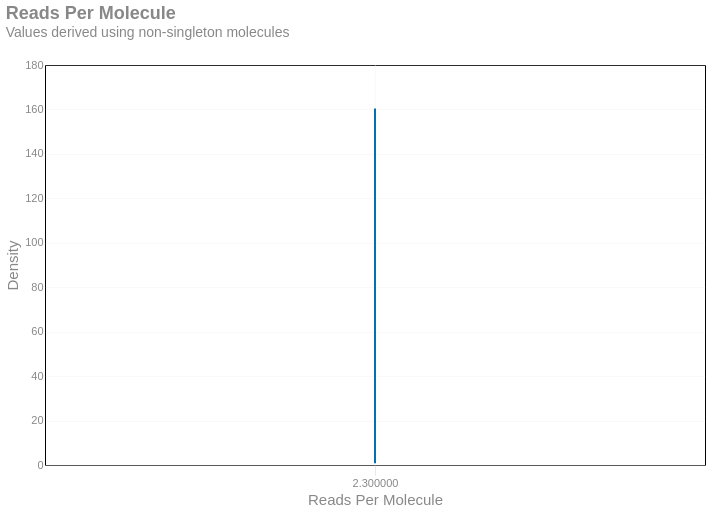

Notebook code for this chart:
### Code cell
(
    alt.Chart(aggregate_df[['Sample', 'Reads/Molecule']])
    .transform_density('Reads/Molecule', bandwidth=0.5)
    .mark_area(interpolate = "basis")
    .encode(
        x=alt.X('value:Q').axis(title='Reads Per Molecule'),
        y=alt.Y('density:Q', title='Density'),
    )
    .properties(
        title=alt.Title('Reads Per Molecule', subtitle = 'Values derived using non-singleton molecules'),
        usermeta={'embedOptions': {'downloadFileName': f'alignments.readspermol'}}   
    )
)

### Figure 1 — Vega-Lite specification as saved in the notebook (floating-point values rounded to 4 significant figures)
{"width": "container", "height": 400, "config": {"title": {"anchor": "start", "dy": -15, "fontSize": 18, "color": "#888888", "subtitleColor": "#888888", "subtitleFontSize": 14}, "arc": {"fill": "#0072B2"}, "axis": {"domainColor": "#888888", "domainWidth": 0.5, "gridWidth": 0.2, "grid": false, "titleFontWeight": 400, "titleFontSize": 15, "labelFontSize": 11, "labelColor": "#888888", "tickColor": "#888888", "tickWidth": 0.2, "titleColor": "#888888"}, "axisBand": {"grid": false}, "axisX": {"grid": true, "tickSize": 10}, "axisY": {"domain": false, "grid": true, "tickSize": 0}, "background": "transparent", "header": {"labelFontSize": 15, "labelColor": "#888888", "titleFontSize": 15, "titleFontWeight": 600, "titleColor": "#888888"}, "legend": {"labelFont": "sans-serif", "labelFontSize": 12, "labelColor": "#888888", "symbolSize": 100, "symbolType": "circle", "titleFontSize": 12, "titlePadding": 10, "titleColor": "#888888", "title": ""}, "range": {"category": ["#E69F00", "#56B4E9", "#009E73", "#F0E442", "#0072B2", "#D55E00", "#CC79A7", "#000000"], "diverging": ["#cfe8f3", "#a2d4ec", "#73bfe2", "#46abdb", "#1696d2", "#12719e"]}, "area": {"fill": "#0072B2", "fillOpacity": 0.7, "line": true, "strokeOpacity": 0.7}, "line": {"color": "#0072B2", "stroke": "#0072B2", "strokewidth": 5}, "trail": {"color": "#0072B2", "stroke": "#0072B2", "strokeWidth": 0, "size": 1}, "path": {"stroke": "#0072B2", "strokeWidth": 0.5}, "point": {"filled": true}, "text": {"color": "#888888", "fontSize": 11, "align": "right", "fontWeight": 400, "size": 11}, "bar": {"fill": "#0072B2", "stroke": false}, "view": {"stroke": "none", "continuousWidth": 660, "continuousHeight": 400}}, "data": {"name": "data-3fdbdb472b044196c5c496204cf2ab31"}, "mark": {"type": "area", "interpolate": "basis"}, "encoding": {"x": {"axis": {"title": "Reads Per Molecule"}, "field": "value", "type": "quantitative"}, "y": {"field": "density", "title": "Density", "type": "quantitative"}}, "title": {"text": "Reads Per Molecule", "subtitle": "Values derived using non-singleton molecules"}, "transform": [{"density": "Reads/Molecule", "bandwidth": 0.5}], "usermeta": {"embedOptions": {"downloadFileName": "alignments.readspermol"}}, "$schema": "https://vega.github.io/schema/vega-lite/v6.1.0.json", "datasets": {"data-3fdbdb472b044196c5c496204cf2ab31": [{"Sample": "sample1", "Reads/Molecule": 2.3}, {"Sample": "sample2", "Reads/Molecule": 2.3}]}}
